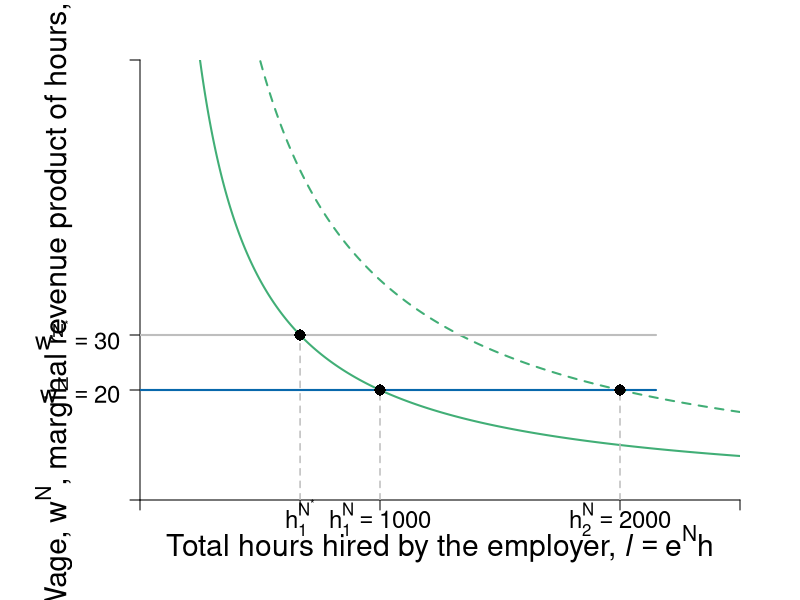

This figure's R source: (Note: this script raises an error after producing the figure.)
require(shape, rootSolve)

#define functions

MRP<-function(n){
  20000/n
}
MRP2<-function(n){
  40000/n
}

#Set parameters for graphics
axislabelsize <- 1.8
labelsize <- 1.5
namesize <- 1.8
annotatesize <- 1.5
graphlinewidth <- 2
segmentlinewidth <- 1.5

COL <- c("#7fc97f", "#beaed4", "#fdc086", "#ffff99", "#386cb0", "#f0027f", "#bf5b17", "#666666")
COLA <- c("#e0f3db", "#99d8c9","#66c2a4","#41ae76", "#238b45", "#005824")
COLB <- c("#4eb3d3", "#2b8cbe", "#0868ac","#084081")
grays <- gray.colors(25, start = 1, end = 0)


ylims <- c(0, 80)
xlims <- c(0, 2500)
npts <- 501
x <- seq(xlims[1], xlims[2], length.out = npts)
y <- seq(ylims[1], ylims[2], length.out = npts) 

# ----
# first plot: competitive vs monopsony
pdf(file = "employment/employment_mrp_effort_nonlinear2_CP.pdf", width = 10, height = 8)
par(mar =  c(5, 7, 3, 3))

#Notice the plot starts at x = 0.2 not 0
plot(xlims[1], 0, xlim = xlims, ylim = ylims, type = "n",
     xlab = expression(paste("")),
     ylab = expression(paste("")), 
     xaxt = "n", 
     yaxt = "n", 
     cex.lab = axislabelsize, 
     bty = "n", 
     xaxs="i", 
     yaxs="i"
)

# ticksx <- seq(from = 0, to = xlims[2], by = 0.2)
# xlabels <- seq(from = 0, to = xlims[2], by = 0.2)
# ticksy <- seq(from = 0, to = ylims[2], by = 2)
# ylabels <- seq(from = 0, to = ylims[2], by = 2)

ticksx <- c(xlims[1], 667, 1000, 2000, xlims[2])
xlabels <- c(NA, expression(paste(h[1]^{N^'*'})), expression(paste(h[1]^{N}==1000)), expression(paste(h[2]^{N}==2000)), NA)
ticksy <- c(ylims[1], 20,30, ylims[2])
ylabels <- c(NA, expression(paste(w^N == 20)), expression(paste(w^N^'*' == 30)), NA)

axis(1, at = ticksx, pos = 0, labels = xlabels, cex.axis = axislabelsize*0.8)
axis(2, at = ticksy, pos = xlims[1], labels = ylabels, las = 1, cex.axis = axislabelsize*0.8)

npts <- 500 
xx2 <- seq(xlims[1], xlims[2], length.out = npts)

#Draw the graphs
lines(xx2, MRP(xx2), col = COLA[4], lwd = graphlinewidth)
lines(xx2, MRP2(xx2), lty = 2, col = COLA[4], lwd = graphlinewidth)


#Axis labels
#mtext(expression(paste("Total hours hired by the employer, ", h)), side = 1, line = 2.5, cex = axislabelsize)
text(0.5*xlims[2], -8, expression(paste("Total hours hired by the employer, ", italic(l) == e^N*h)), xpd = TRUE, cex = axislabelsize) 
text(-360, 0.5*ylims[2], expression(paste("Wage, ", w^N, ", marginal revenue product of hours, ", r[italic(l)]*e^N )), xpd = TRUE, cex = axislabelsize, srt = 90) 


#add segments
segments(0, 20, 2150, 20, lty = 1, col = COLB[3], lwd = graphlinewidth)
segments(0, 30, 2150, 30, lty = 1, col = "grey", lwd = graphlinewidth)

segments(1000, 0, 1000, 20, lty = 2, col = "gray", lwd = segmentlinewidth)
segments(2000, 0, 2000, 20, lty = 2, col = "gray", lwd = segmentlinewidth)
segments(667, 0, 667, 30, lty = 2, col = "gray", lwd = segmentlinewidth)

## add points

points(1000, 20, pch = 16, col = "black", cex = 1.5)
points(2000, 20, pch = 16, col = "black", cex = 1.5)
points(667, 30, pch = 16, col = "black", cex = 1.5)


s# label points
text(1000 + 10, 22, expression(paste(n[1])), cex = labelsize)
text(670+ 10, 32, expression(paste(n[1]^'*')), cex = labelsize)

text(2000 , 22, expression(paste(n[2])), cex = labelsize)



# add labels to graphs
text(430, 65, expression(paste(mrph[1])), cex = labelsize)
text(740, 65, expression(paste(mrph[2])), cex = labelsize)
text(2310, 22, expression(paste(Wage == w^N)), cex = labelsize)

text(700, 85, expression(paste("Marginal revenue product of hours")), cex = labelsize, xpd = TRUE)
text(700, 81, expression(paste(mrph == r[italic(l)]*e^N)), cex = labelsize, xpd = TRUE)

arrows(950, 15, 700, 15, col = "black", lty = 1, lwd = 2, arr.type = "triangle", arr.lwd = 0.5)

#text(0.58, ACL(0.85) - 1.1, "Minimum wage", cex = axislabelsize)
#text(0.58, ACL(0.85) - 1.6, "not binding", cex = axislabelsize)

# text(0.85, 3.7, "Competitive", cex = axislabelsize)
# text(0.85, 3.2, "Marginal cost", cex = axislabelsize)
# text(0.85, 2.7, "of labor", cex = axislabelsize)
# text(0.85, 2.2, expression(paste( (mcl[C]) )), cex = axislabelsize)

dev.off()
